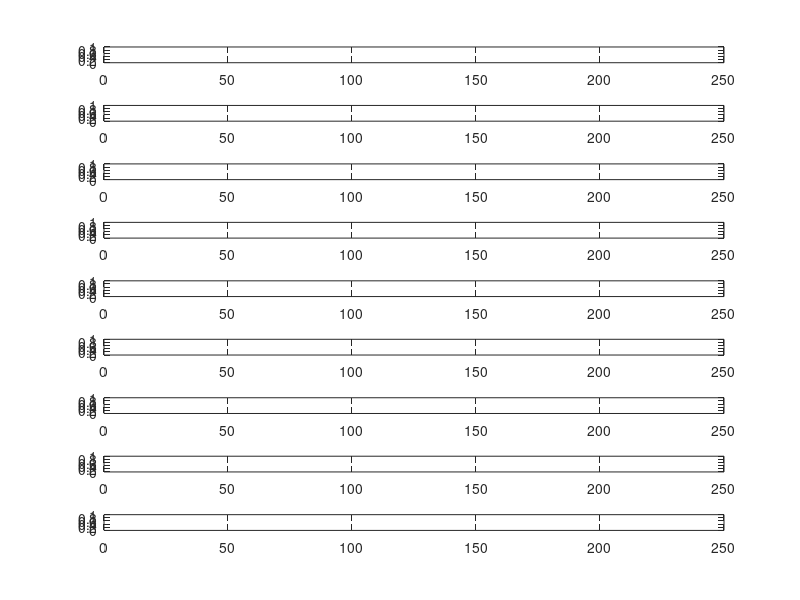

MATLAB code for this plot:
%% Program to read all exported ABRs, create an age-specific grand averaged trace with STD  
% Reads data files from given folders, stores header info, plots time domain waveform.
% Made to work with CFTS format from new electrophys software/system (TDT)
% written by AP and LSA on 4/15/24 based on previous code 

%Tweaked for ABR's by Luz Andrino -- April 2024 
%trying to loop through all files in a folder to average across then plot
clear;
clc;


%% Readme: this section is important and controls analysis/directory. 

in_data_dir= 'C:\Users\ASP97\University of Pittsburgh\SHRS Partha Lab - Documents\Data\Animal_Data\Analysis\AgingSeries_Gerbils\dAM Aging Exports\75wk\ABR\3kHz\'; % path to binary files (input)
data_out_dir= 'C:\Users\ASP97\University of Pittsburgh\SHRS Partha Lab - Documents\Data\Animal_Data\Analysis\AgingSeries_Gerbils\dAM Aging Data\75wk\ABR\'; % where output ABR values will be saved 
% two files will be saved: a mat file, and a figure (png)
fig_out_dir= data_out_dir; % saving the output file in the same folder 

do_save_data= 1; % whether to save data 
do_save_fig= 1; % whether to save figure 

allfiles= dir([in_data_dir 'GER*_E1']); % assuming that all 

fs = 24414.0625; %TDT sampling frequency 
filttype = 1; % 1 for filtering
lp = 3000; hp = 80; order=4;  %Check if this is OK

%create a matrix for grand average data (time domain) 
allfiles_tdatsum = [];
allfiles_tdatdiff = [];

%%
car_freq_Hz= 3e3;
num_of_files= length(allfiles);
all_names= {allfiles.name}';

for fileVar=1:length(allfiles)
    fileVar
        cur_fStruct= allfiles(fileVar);
        fname= [cur_fStruct.folder filesep cur_fStruct.name];
        [level, tdattemp, WF] = read_cfts_abr_data_AP(fname);
        arr_size = size(tdattemp);
        tdatsumtemp = tdattemp(1:(arr_size(1)/2),:);     %First half of the response exported from CFTS is the sum of two polarities
        tdatdifftemp = tdattemp((arr_size(1)/2)+1:arr_size(1),:); %Second half of the response is the difference of two polarities
        
        %filter the data 
        if filttype == 1
          
        [bh,ah]=butter(order,hp/(fs*0.5),'high');
        [bl,al] = butter(order,lp/(fs*0.5),'low');
        i = 0;
    for i = 1:arr_size(2)
        thfiltsum(:,i) = filtfilt(bh,ah,tdatsumtemp(:,i));
        tlfiltsum(:,i) = filtfilt(bl, al, thfiltsum(:,i));
     end
    tdatsumtemp = tlfiltsum;
        end 
        
        
        
        %Get data ready for grand average
                   
        allfiles_tdatsum = [allfiles_tdatsum, tdatsumtemp(:,1:9)];
         allfiles_tdatdiff = [allfiles_tdatdiff, tdatdifftemp(:,1:9)];% all 9 levels are appended next to each other for all animals here 
%         %call every 9th column when constructing GA later. This is a shitty way to do it. change later. 
%             allfiles_tdat = [allfiles_tdat, tdattemp(:,1:9)];
        tdatsumtemp = [];
        tdatdifftemp = [];

end 

%% create GA for each sound level
for j = 1:9
ABR_GA_sum(:,j) = mean(allfiles_tdatsum(:,j:9:size(allfiles_tdatsum,2)),2);
ABR_GA_diff(:,j) = mean(allfiles_tdatdiff(:,j:9:size(allfiles_tdatdiff,2)),2);
end 

%% split file for first 20ms 



%% apply filter 



%% plots

figure 
for i = 1:9 
    subplot(9,1,i)
    plot(ABR_GA_sum(:,i))
    xlim ([0 250])
end 


%%

% for k = 1:9
% for j = k:9:size(allfiles_tdat,2)
%     
   

%Apply grand average 
% grand_avg = mean(allfiles_tdat,2);


%%

% 
% %Loop
% for i = 1:length(file_list)
%     fn = fullfile("D:\Exports_G1921\ABR\500Hz\10step", file_list(i).name);
% 
% %fn = 'C:\Codigo\GER1322 ABR Exports Pre\GER13221-1_E1';
% fs = 24414.0625; %TDT sampling frequency 
% 
% filttype = 1; % 1 for filtering
% 
% zp = 1; % multiple for zero padding
% 
% freq = 500; % enter frequency of AM 
% CarrierFreq = 1000; % enter carrier frequency
% 
% [level, tdattemp, WF] = read_cfts_abr_data_AP(fn);
% 
% %Get data ready for grand average
% allfiles_tdatsum = [allfiles_tdatsum, tdattemp(:,1)];
% 
% % plot(tvec, tdattemp(:, 1), 'b');
% % hold on;
% 
% %Apply grand average 
% grand_avg = mean(allfiles_tdatsum,2);
% 
% %Plot please??
% figure; 
% tvec = (1: size(grand_avg,1))/fs;
% 
% 
% 
% end
% 
% 


%%
% 
% tdat(:,1) = tdattemp(:,1);   % forD:\ABR Exports\G1222\ABR\Pre\GER12221_1_E2 future batch processing
% arr_size = size(tdat);
% 
% % Plot Averaged Time traces 
% 
% tvec=1/fs:1/fs:arr_size(1)/fs;%Time domain vector at sampling frequency
% tdat =tdat';
% figure
% subplot(3,1,1)
%  plot(tvec,tdat,'b')
%  title('Timetrace from ABR CFTS file', 'Fontsize',11)
%  
%  tdatsum = tdat(1, 1:(arr_size(1)/2));     %First half of the response exported from CFTS is the sum of two polarities
%  tdatdiff = tdat(1, (arr_size(1)/2)+1:arr_size(1)); %Second half of the response is the difference of two polarities, not needed in this case
%  
%  tvecsum = tvec(1, 1:(arr_size(1)/2));
%  subplot(3,1,2)
%  plot(tvecsum,tdatsum,'b')
%  subplot(3,1,3)
%  plot(tvecsum,tdatdiff,'b')
 

%%

 